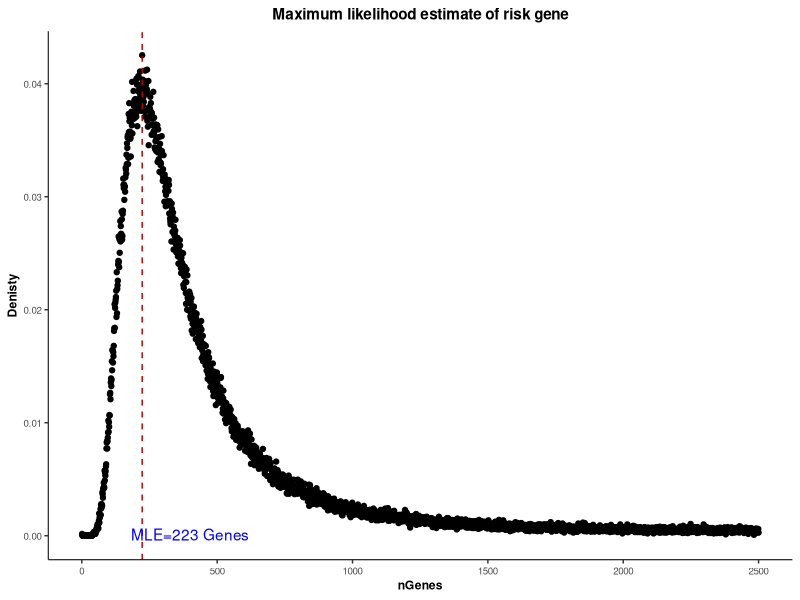

R code for this plot:
setwd('C:/Users/liqun/Desktop/Qun/3_estimateRisk/Code/')
data = read.table('toPlot.txt',header = T, sep = " ")
library(ggplot2)

ggplot_settings=function(legend=F){
  pp=theme(plot.title = element_text(hjust = 0.5,size=rel(1),face="bold"),
           panel.border = element_blank(), 
           panel.grid.major = element_blank(),
           panel.grid.minor = element_blank(), 
           panel.background = element_blank(),
           
           strip.text = element_text(size=rel(1),face="bold"),
           strip.background = element_blank(),
           
           axis.text.x =element_text(size=rel(0.8),angle=0),
           axis.text.y =element_text(size=rel(0.8),angle=0),
           axis.title=element_text(size=rel(0.8),face="bold"),
           axis.line = element_line(colour = "black", size = rel(0.7), linetype = "solid")
  )
  
  if(legend==F){
    pp=theme(legend.position = "none")+pp
  }
  return(pp)
}

pdf("riskgene.pdf",width = 4.33333,height = 3.177083)
ggplot(data, mapping = aes(x = nGenes, y = likelihood)) + geom_point() + ggplot_settings()+
  geom_vline(aes(xintercept=223), colour="#BB0000", linetype="dashed") + 
  annotate('text', color= "blue",x=400, y=0.0001, label='MLE=223 Genes') +
  xlab("nGenes") + ylab("Denisty") + ggtitle("Maximum likelihood estimate of risk gene")
dev.off()
